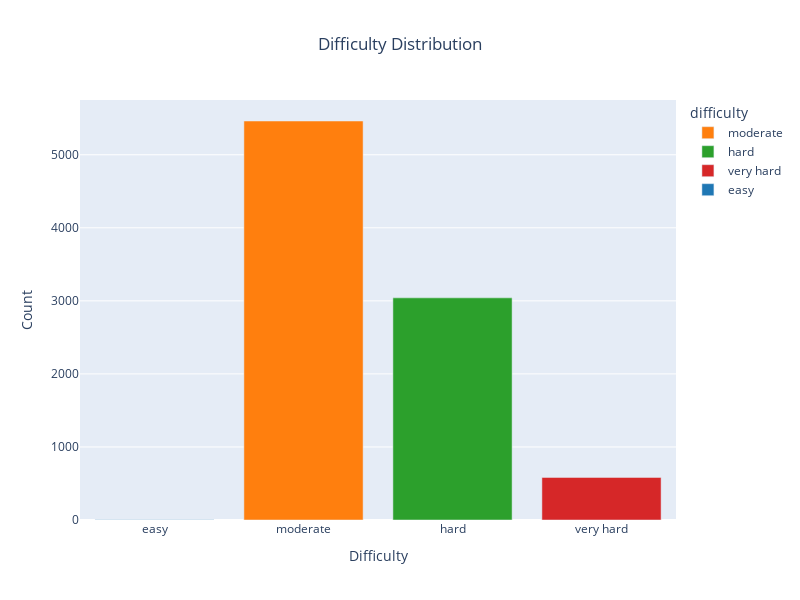

Notebook code cell kept with this figure:
### Markdown cell above
# EDA

### Code cell
# Plot difficulty distribution
difficulty_distribution(
    simulating_tries_difficulty
)

### Figure 1 — Plotly figure (JSON) as saved in the notebook; plotly's stock layout.template omitted (floating-point values rounded to 4 significant figures)
{"data": [{"alignmentgroup": "True", "hovertemplate": "difficulty=%{x}<br>count=%{y}<extra></extra>", "legendgroup": "moderate", "marker": {"color": "#ff7f0e", "pattern": {"shape": ""}}, "name": "moderate", "offsetgroup": "moderate", "orientation": "v", "showlegend": true, "textposition": "auto", "type": "bar", "x": ["moderate"], "xaxis": "x", "y": [5462], "yaxis": "y"}, {"alignmentgroup": "True", "hovertemplate": "difficulty=%{x}<br>count=%{y}<extra></extra>", "legendgroup": "hard", "marker": {"color": "#2ca02c", "pattern": {"shape": ""}}, "name": "hard", "offsetgroup": "hard", "orientation": "v", "showlegend": true, "textposition": "auto", "type": "bar", "x": ["hard"], "xaxis": "x", "y": [3041], "yaxis": "y"}, {"alignmentgroup": "True", "hovertemplate": "difficulty=%{x}<br>count=%{y}<extra></extra>", "legendgroup": "very hard", "marker": {"color": "#d62728", "pattern": {"shape": ""}}, "name": "very hard", "offsetgroup": "very hard", "orientation": "v", "showlegend": true, "textposition": "auto", "type": "bar", "x": ["very hard"], "xaxis": "x", "y": [583], "yaxis": "y"}, {"alignmentgroup": "True", "hovertemplate": "difficulty=%{x}<br>count=%{y}<extra></extra>", "legendgroup": "easy", "marker": {"color": "#1f77b4", "pattern": {"shape": ""}}, "name": "easy", "offsetgroup": "easy", "orientation": "v", "showlegend": true, "textposition": "auto", "type": "bar", "x": ["easy"], "xaxis": "x", "y": [2], "yaxis": "y"}], "layout": {"barmode": "relative", "height": 600, "legend": {"title": {"text": "difficulty"}, "tracegroupgap": 0}, "title": {"text": "Difficulty Distribution", "x": 0.5}, "width": 800, "xaxis": {"anchor": "y", "categoryarray": ["easy", "moderate", "hard", "very hard"], "categoryorder": "array", "domain": [0, 1], "title": {"text": "Difficulty"}}, "yaxis": {"anchor": "x", "domain": [0, 1], "title": {"text": "Count"}}}}
